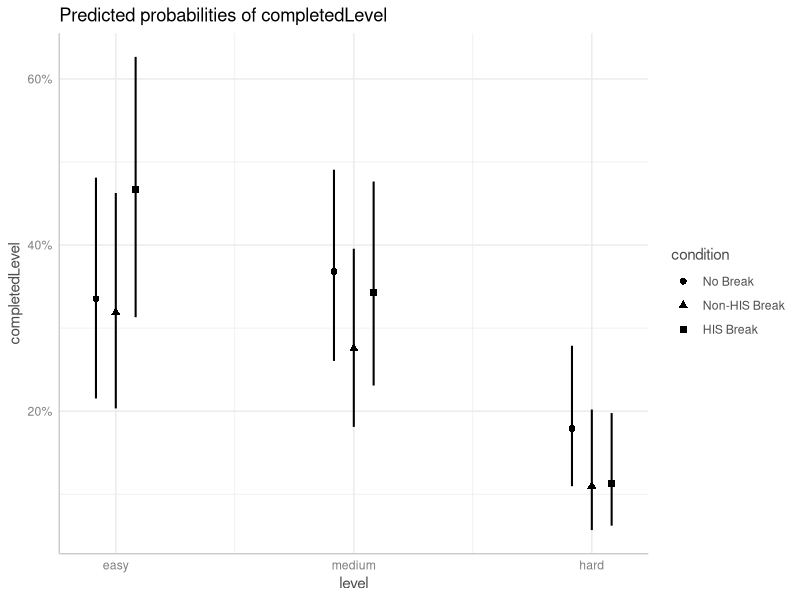
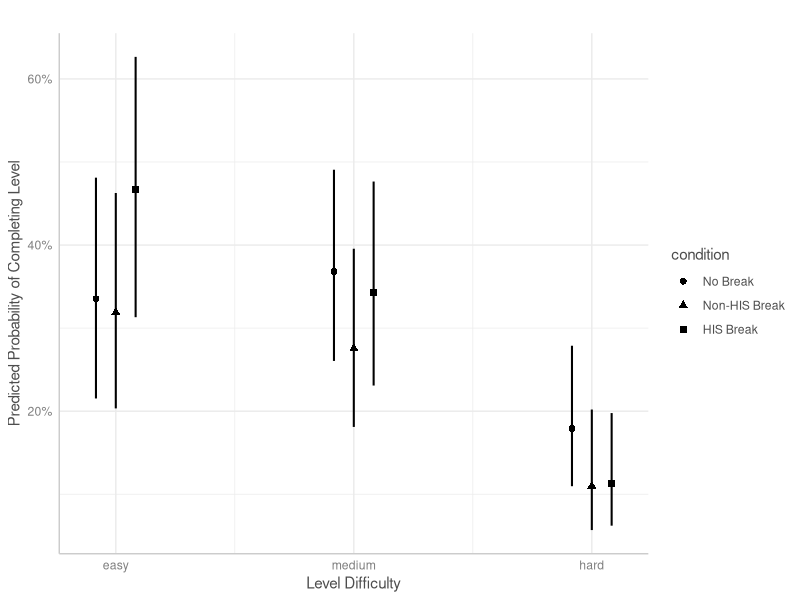
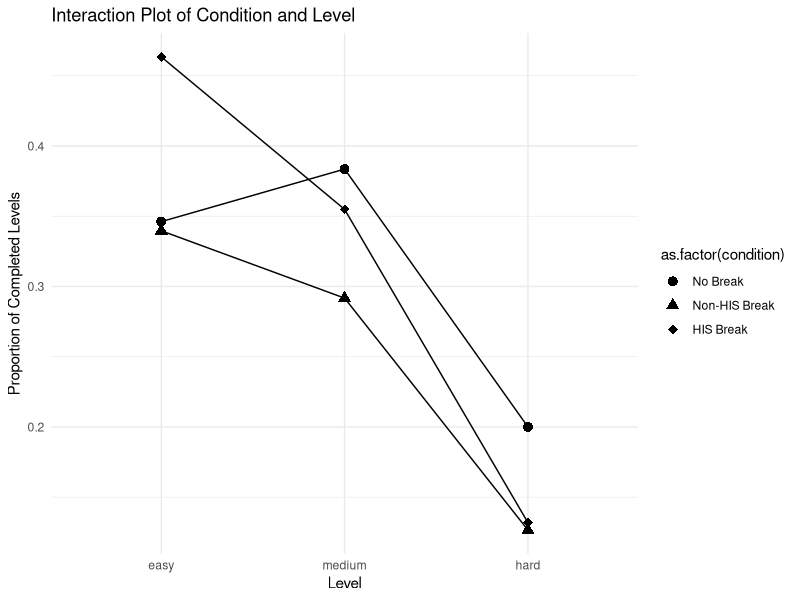

Recreate these plots in R, in order.
utils::install.packages("lme4", type = "source")
install.packages("readxl")
install.packages('lmerTest')
install.packages("ggeffects")
install.packages("ggplot2")

library(readxl)
library(lme4)
library(lmerTest)
library(ggeffects)
library(dplyr)  
library(ggplot2)

data <- read_excel("data.xlsx", sheet = "P4")
attach(data)

level <- as.factor(levelNumber)
levels(level) <- c("hard", "easy", "medium")
level <- factor(level, levels = c("easy", "medium", "hard"))

condition <- as.factor(condition)
levels(condition) <- c("No Break", "Non-HIS Break", "HIS Break")

id <- as.factor(prolificPID)
sex <- as.factor(sex)
handedness <- as.factor(handedness)

for (lvl in unique(level)) {
  data_level <- data[level == lvl, ]
  contingency_table <- table(data_level$completedLevel, data_level$condition)
  rownames(contingency_table) <- c("No", "Yes")  
  colnames(contingency_table) <- c("no break","non-HIS", "HIS")  
  chi_square_result <- chisq.test(contingency_table)
  cat("Chi-square test for Level", lvl, "\n")
  print(chi_square_result)
  cat("Contingency Table for Level", lvl, "\n")
  print(contingency_table)
}

lm <- glmer(completedLevel ~  level * condition + (1|id), family="binomial", control = glmerControl(optimizer = "bobyqa"))
summary(lm)


predictions <- ggpredict(lm, terms = c("level", "condition")) |> plot(colors = "bw")
 
# Plot the marginal effects
plot(predictions) +
     labs(title = "",
                  x = "Level Difficulty", y = "Predicted Probability of Completing Level")


data$levelNumber <- level
data$condition <- condition

interaction_plot <- data %>%
  group_by(condition, levelNumber) %>%
  summarise(prob_completed = mean(completedLevel, na.rm = TRUE), .groups = "drop") %>%
  ggplot(aes(x = levelNumber, y = prob_completed, shape = as.factor(condition), group = condition)) +  # Change 'color' to 'shape'
  geom_line() +
  geom_point(size = 3) +  # Adjust the point size if needed
  labs(title = "Interaction Plot of Condition and Level",
       x = "Level", y = "Proportion of Completed Levels") +
  theme_minimal() +
  scale_shape_manual(values = c(16, 17, 18))  # Customize shapes

interaction_plot
